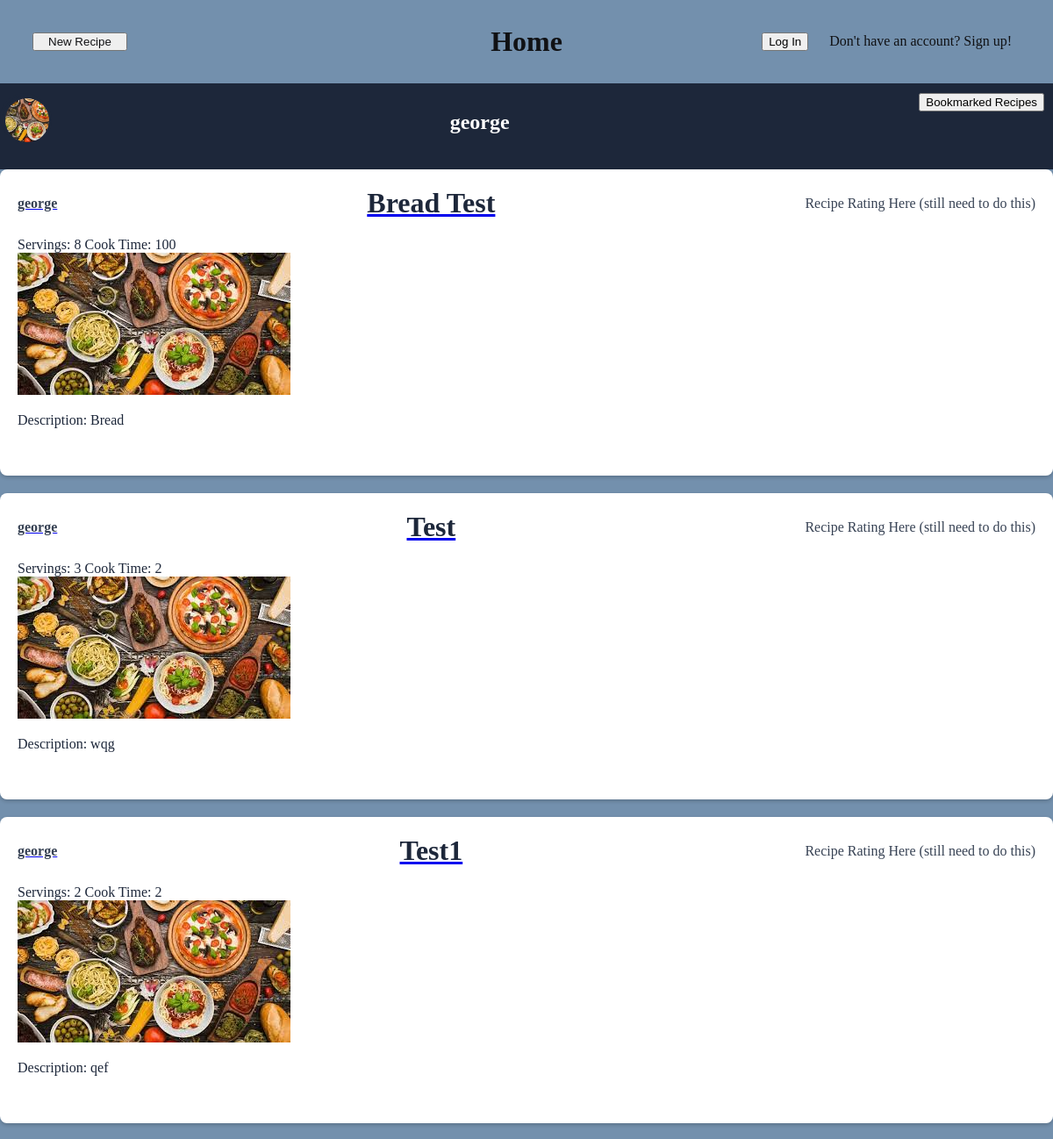
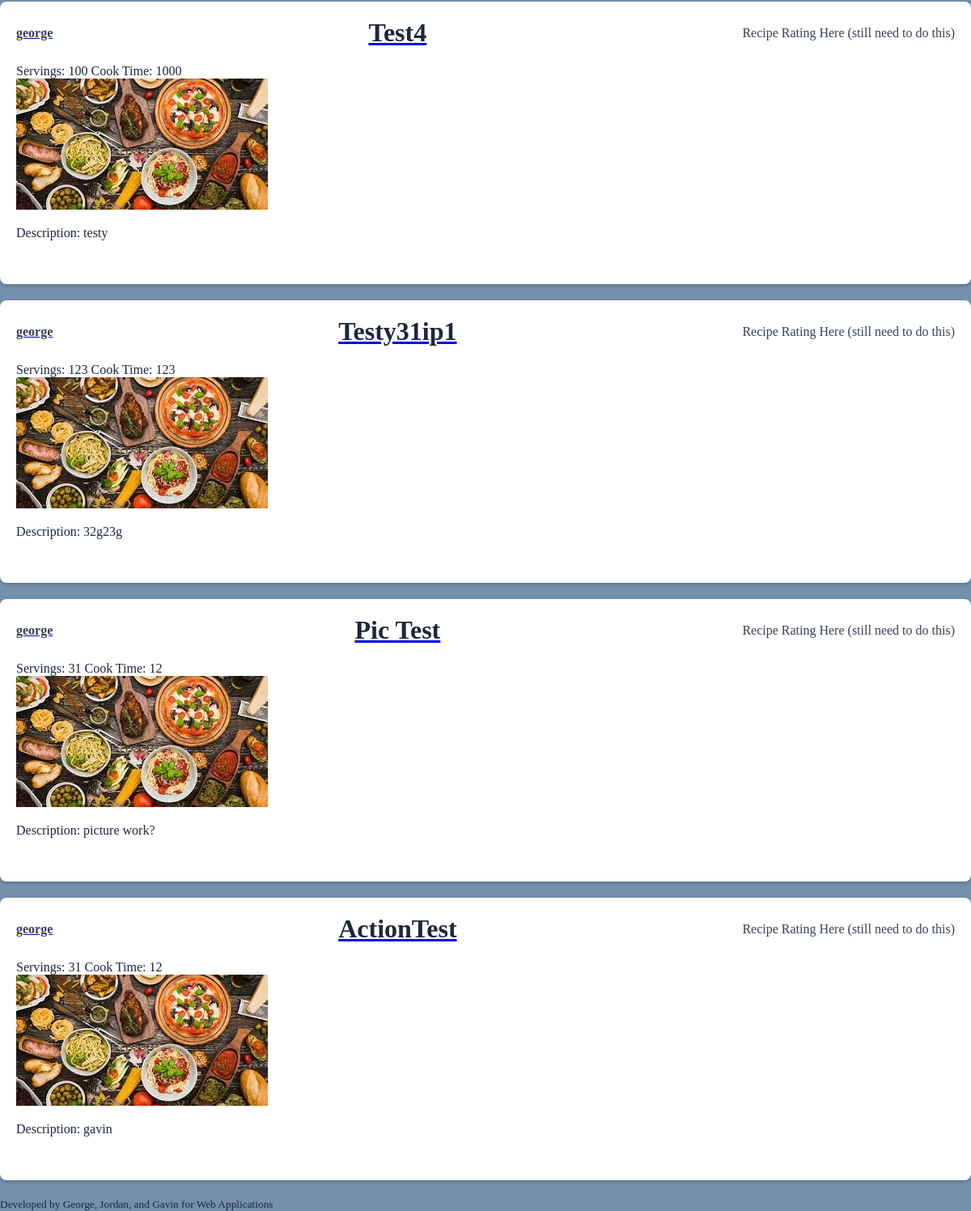
Page /profile/9 on the committed database (2 pictures, top to bottom).
### cookies/model.py (models this page shows)
class User(flask_login.UserMixin, db.Model):
    id = db.Column(db.Integer, primary_key=True)
    email = db.Column(db.String(128), unique=True, nullable=False)
    password = db.Column(db.String(60), nullable=False)  # Store salted and encrypted password
    name = db.Column(db.String(64), nullable=False)
    recipes = db.relationship('Recipe', back_populates='user')
    ratings = db.relationship('Rating', back_populates='user')
    bookmarks = db.relationship('Bookmark', back_populates='user')
    photos = db.relationship('Photo', back_populates='user')

class Recipe(db.Model):
    id = db.Column(db.Integer, primary_key=True)
    title = db.Column(db.String(100), nullable=False)
    description = db.Column(db.Text, nullable=True)
    person_count = db.Column(db.Integer, nullable=False)
    cooking_time = db.Column(db.Integer, nullable=False)
    user_id = db.Column(db.Integer, db.ForeignKey('user.id'), nullable=False)
    user = db.relationship('User', back_populates='recipes')
    quantified_ingredients = db.relationship('QuantifiedIngredient', back_populates='recipe')
    steps = db.relationship('Step', back_populates='recipe')
    ratings = db.relationship('Rating', back_populates='recipe')
    bookmarks = db.relationship('Bookmark', back_populates='recipe')
    photos = db.relationship('Photo', back_populates='recipe')

### cookies/main.py (the view)
@bp.route('/profile/<int:user_id>')
def profile(user_id):
    user = User.query.filter_by(id=user_id).one()
    recipes = list(user.recipes)
    return render_template('main/profile.html', user=user, posts=recipes)

### cookies/templates/main/profile.html
{% extends 'base.html' %}
{% block content %}
    <header class="profile-view">
        <div class="profile-photo">
            <img class="profile-photo" src="static/testimg.jpg">
        </div>
        <h2>
            {{ user.name }}
        </h2>
        <div>
            <a href="{{ url_for('main.bookmark_page', user_id=user.id)}}">
                <button type="button">Bookmarked Recipes</button>
            </a>
        </div>
    </header>
    <body>
        {% for post in posts %}
            {% include 'profile_template.html' %}
        {% endfor %}
    </body>
{% endblock %}

### cookies/templates/base.html (shortened to what this page needs)
<!DOCTYPE html>
<html>
    <head>
        <link href="{{ url_for('static', filename='recipe.css') }}" rel="stylesheet" type="text/css">
    </head>
    <body>
        <header id="nav">
            <div id="plus-button">
                <button type="button">
                    <a href="{{ url_for('main.new_recipe')}}">New Recipe</a>
                </button>
            </div>
            <div id="homeHeader">
                <a href="{{ url_for('main.index')}}"><h1>Home</h1></a>
            </div>
            <div>
                {% if current_user.is_authenticated %}
                    <a href="{{ url_for('main.profile', user_id=current_user.id)}}">
                        <img class="profile-photo" src="static/testimg.jpg">
                    </a>
                    <span>
                        <a href="{{ url_for('auth.logout')}}">
                            <button type="button">Log Out</button>
                        </a>
                    </span>
                {% else %}
                    <a href="{{ url_for('auth.login')}}">
                        <button type="button">Log In</button>
                    </a>
                    <a href="{{ url_for('auth.signup')}}">
                        Don't have an account? Sign up!
                    </a>
                {% endif %}
            </div>
        </header>
        <section class="content">
            {% block content %}{% endblock %}
        </section>
        <footer><small>Developed by George, Jordan, and Gavin for Web Applications</small></footer>
    </body>
</html>

### cookies/templates/profile_template.html (shortened to what this page needs)
<div class="recipe-view">
    <div class="recipe-box">
        <div class="recipe-header">
            <a href="{{ url_for('main.profile', user_id=user.id)}}" class="recipe-user">
                <h3> {{ post.user.name }}</h3>
            </a>
            <span class="recipe-title">
                <a href="{{ url_for('main.recipe', recipe_id=post.id)}}">
                    <h2>{{ post.title }}</h2>
                </a>
            </span>
            <span id="recipe-rating">
                Recipe Rating Here (still need to do this)
            </span>
        </div>
        <div class="recipe-specs">
            <span>Servings: {{ post.person_count }}</span>
            <span>Cook Time: {{ post.cooking_time }}</span>
        </div>
        <div id="recipe-details">
            <div class="recipe-image">
                <img src="static/testimg.jpg">
            </div>
            <p class="recipe-description">
                Description: {{ post.description }}
            </p>
        </div>
    </div>
</div>

### cookies/static/recipe.css (style rules this page uses)
body { font-family: 'Times New Roman', serif; background-color: #7390ad; color: #1d273a; margin: 0; padding: 0; }
header { background-color: #1d273a; color: #ffffff; display: flex; justify-content: space-between; padding: 0.5em 0; border-bottom: 3px solid #1d273a; width: 100%; margin: 0; box-sizing: border-box; }
header a { color: #101114; text-decoration: none; padding: 10px; transition: color 0.3s; }
#nav { background-color: #7390ad; padding: 0.5em 0; display: flex; justify-content: center; align-items: center; list-style-type: none; margin: 0 auto; padding: 2em 2em; }
#nav div { color: white; text-decoration: none; padding: 5px 5px; transition: background-color 0.3s ease; }
#nav div:first-child { margin-right: auto; }
#nav div:last-child { margin-left: auto; }
#nav div:nth-child(2) { position: absolute; left: 50%; transform: translateX(-50%); }
.recipe-box { background: #fff; padding: 20px; border-radius: 8px; box-shadow: 0 2px 4px rgba(0, 0, 0, 0.2); margin-bottom: 20px; display: flex; flex-direction: column; }
.recipe-header { width: 100%; display: flex; justify-content: space-between; align-items: center; margin-bottom: 20px; }
.recipe-user h3 { font-size: 1em; color: #374254; margin: 0; }
.recipe-title h2 { font-size: 2em; color: #1d273a; text-align: center; margin: 0; flex-grow: 1; }
#recipe-rating { color: #374254; margin: 0; }
.profile-view { text-align: center; margin: 0px; }
.profile-photo { width: 50px; height: 50px; object-fit: cover; align-items: center; border-radius: 50%; border: 3px solid #1d273a; margin-bottom: 20px; }

### rows in the picture
User: name "george"
Recipe: user.name "george", title "Bread Test", person_count "8", cooking_time "100", description "Bread"
Recipe: user.name "george", title "Test", person_count "3", cooking_time "2", description "wqg"
Recipe: user.name "george", title "Test1", person_count "2", cooking_time "2", description "qef"
Recipe: user.name "george", title "Test4", person_count "100", cooking_time "1000", description "testy"
Recipe: user.name "george", title "Testy31ip1", person_count "123", cooking_time "123", description "32g23g"
Recipe: user.name "george", title "Pic Test", person_count "31", cooking_time "12", description "picture work?"
Recipe: user.name "george", title "ActionTest", person_count "31", cooking_time "12", description "gavin"
